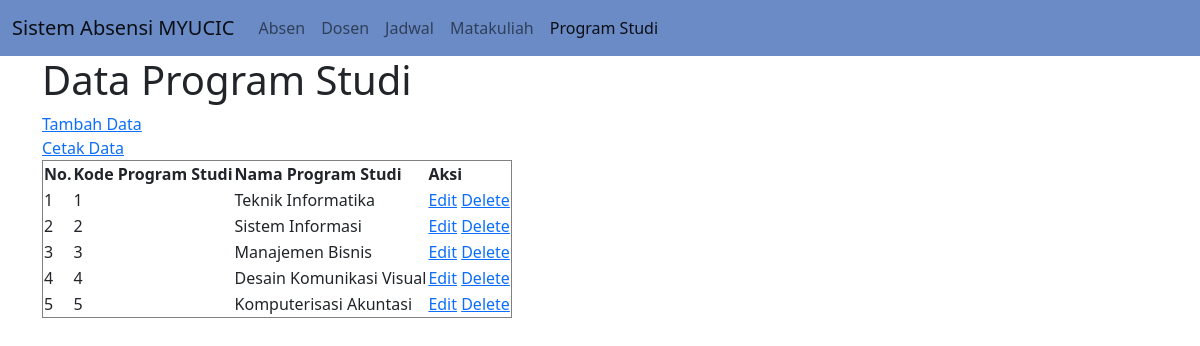
Page /prodi.php on the committed database.
### tables this page shows
CREATE TABLE `tblprodi` (
  `kodeprodi` varchar(1) NOT NULL,
  `namaprodi` varchar(30) NOT NULL
);

### connection.php (called while the page is built)
<?php
class Connection
{
    public function get_connection()
    {
        $host = "localhost";
        $database = "absensi_mahasiswa";
        $username = "root";
        $password = "";
        $connect = new mysqli($host, $username, $password, $database);
        return $connect;
    }
}
?>

### model.php (called while the page is built, shortened)
<?php
include 'connection.php';
class Model extends Connection
{
    public function __construct()
    {
        $this->conn = $this->get_connection();
    }
    public function tampil_data_prodi()
    {
        $sql = "SELECT * FROM tblprodi";
        $bind = $this->conn->query($sql);
        while ($obj = $bind->fetch_object()) {
            $baris[] = $obj;
        }
        if (!empty($baris)) {
            return $baris;
        }
    }
}

### prodi.php (the view, shortened to what this page needs)
<?php
include 'model.php';
$model = new Model();
$index = 1;
?>
<!doctype html>
<html lang="en">
<head>
    <link href="https://cdn.jsdelivr.net/npm/bootstrap@5.0.0-beta3/dist/css/bootstrap.min.css" rel="stylesheet">
</head>
<body>
<nav class="navbar navbar-expand-lg navbar-light" style="background-color: #6a8bc5;">
  <div class="container-fluid">
    <a class="navbar-brand" href="#">Sistem Absensi MYUCIC</a>
    <div class="collapse navbar-collapse" id="navbarNav">
      <ul class="navbar-nav">
        <li class="nav-item">
          <a class="nav-link" aria-current="page" href="index.php">Absen</a>
        </li>
        <li class="nav-item">
          <a class="nav-link" href="dosen.php">Dosen</a>
        </li>
        <li class="nav-item">
          <a class="nav-link" href="jadwal.php">Jadwal</a>
        </li>
        <li class="nav-item">
          <a class="nav-link" href="matakuliah.php">Matakuliah</a>
        </li>
        <li class="nav-item">
          <a class="nav-link active" href="prodi.php">Program Studi</a>
        </li>
      </ul>
    </div>
  </div>
</nav>
<div class="container">
        <h1>Data Program Studi</h1>
        <a href="create_prodi.php">Tambah Data</a>
        <br>
        <a href="print_prodi.php" target="_blank">Cetak Data</a>
        <br>
        <table border="1">
            <thead>
                <tr>
                    <th>No.</th>
                    <th>Kode Program Studi</th>
                    <th>Nama Program Studi</th>
                    <th>Aksi</th>
                </tr>
            </thead>
            <tbody>
                <?php
                $result = $model->tampil_data_prodi();
                if (!empty($result)) {
                    foreach ($result as $data) : ?>
                        <tr>
                            <td><?= $index++ ?></td>
                            <td><?= $data->kodeprodi ?></td>
                            <td><?= $data->namaprodi ?></td>
                            <td>
                                <a name="edit" id="edit" href="edit_prodi.php?id=<?= $data->kodeprodi ?>">Edit</a>
                                <a name="hapus" id="hapus" href="process.php?prodi_id=<?= $data->kodeprodi ?>">Delete</a>
                            </td>
                        </tr>
                    <?php endforeach;
                } else { ?>
                <tr>
                    <td colspan="9">Belum ada data pada tabel absen mahasiswa.</td>
                </tr>
                <?php } ?>
            </tbody>
        </table>
    </div>
</body>
</html>

### rows in the picture
tblprodi: kodeprodi "1", namaprodi "Teknik Informatika"
tblprodi: kodeprodi "2", namaprodi "Sistem Informasi"
tblprodi: kodeprodi "3", namaprodi "Manajemen Bisnis"
tblprodi: kodeprodi "4", namaprodi "Desain Komunikasi Visual"
tblprodi: kodeprodi "5", namaprodi "Komputerisasi Akuntasi"
